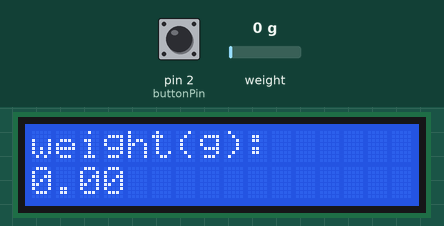
Simulated run of this sketch. Board: Arduino Uno, built with avr-gcc and run on an emulated ATmega328P. Parts: 16×2 character LCD. The inputs (shaded band) are chosen by the test bench; at power-on: weight on the scale 0 g, pin 2 (buttonPin) LOW.

Above: at 2.2 s.
2.3 s: weight on the scale set to 100 g
At 3.5 s:
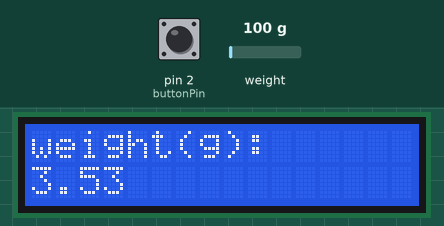
3.8 s: weight on the scale set to 1250 g
At 4.9 s:
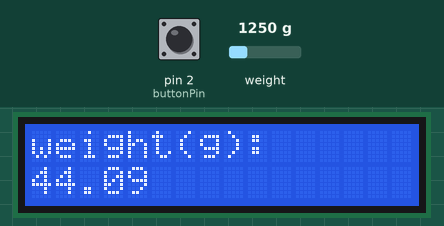
5.3 s: pin 2 (buttonPin) pulled HIGH for 0.15 s
At 7.3 s:
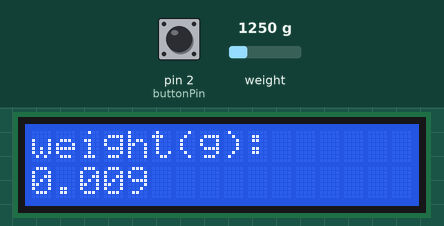
7.9 s: weight on the scale set to 3750 g
At 8.5 s:
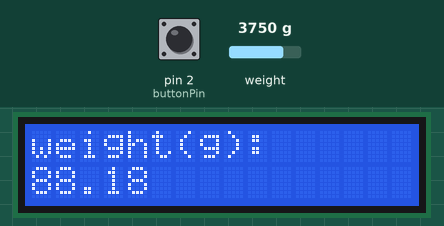
9.4 s: pin 2 (buttonPin) pulled HIGH for 1 s
At 10.9 s:
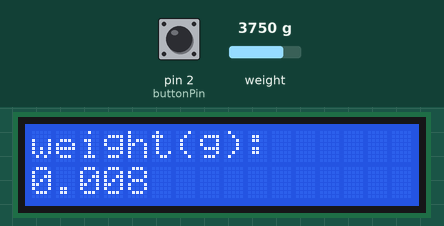
Timing chart, 0 to 12.4 s (numbered marks = the images above; inputs shaded):
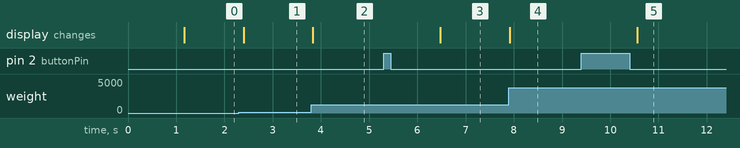

The sketch:

sketch_jan23a.ino
```cpp
#include "HX711.h"//библиотека для преобразователя
#include <LiquidCrystal.h>//библиотека для дисплея

HX711 scale(A1, A0);   // DT, CLK

float calibration_factor = -7.1; // коофицент калибровки
float units;
float ounces;
int buttonPin = 2;
constexpr uint8_t PIN_RS = 6;
constexpr uint8_t PIN_EN = 7;
constexpr uint8_t PIN_DB4 = 8;
constexpr uint8_t PIN_DB5 = 9;
constexpr uint8_t PIN_DB6 = 10;
constexpr uint8_t PIN_DB7 = 11;

LiquidCrystal lcd(PIN_RS, PIN_EN, PIN_DB4, PIN_DB5, PIN_DB6, PIN_DB7);

void setup() {
  lcd.begin(16, 2);
  Serial.begin(9600);
  scale.set_scale();
  long zero_factor = scale.read_average();
}

void loop() {
  bool but = digitalRead(buttonPin);
  scale.set_scale(calibration_factor);
  if(but==1)
      scale.tare();
  units = scale.get_units(), 10;
  if (units < 0)
  {
    units = 0.00;
  }
  ounces = units * 0.035274;
  lcd.setCursor(0, 0);
  lcd.print("weight(g):");
  lcd.setCursor(0, 1);
  lcd.print(ounces);
}
```

Measured:
- after the input at 2.3 s, the display: changes after 0.10 s (image 1)
- after the input at 3.8 s, the display: changes at once (image 2)
- after the input at 5.3 s, the display: changes after 1.2 s (image 3)
- after the input at 7.9 s, the display: changes at once (image 4)
- after the input at 9.4 s, the display: changes after 1.2 s (image 5)
